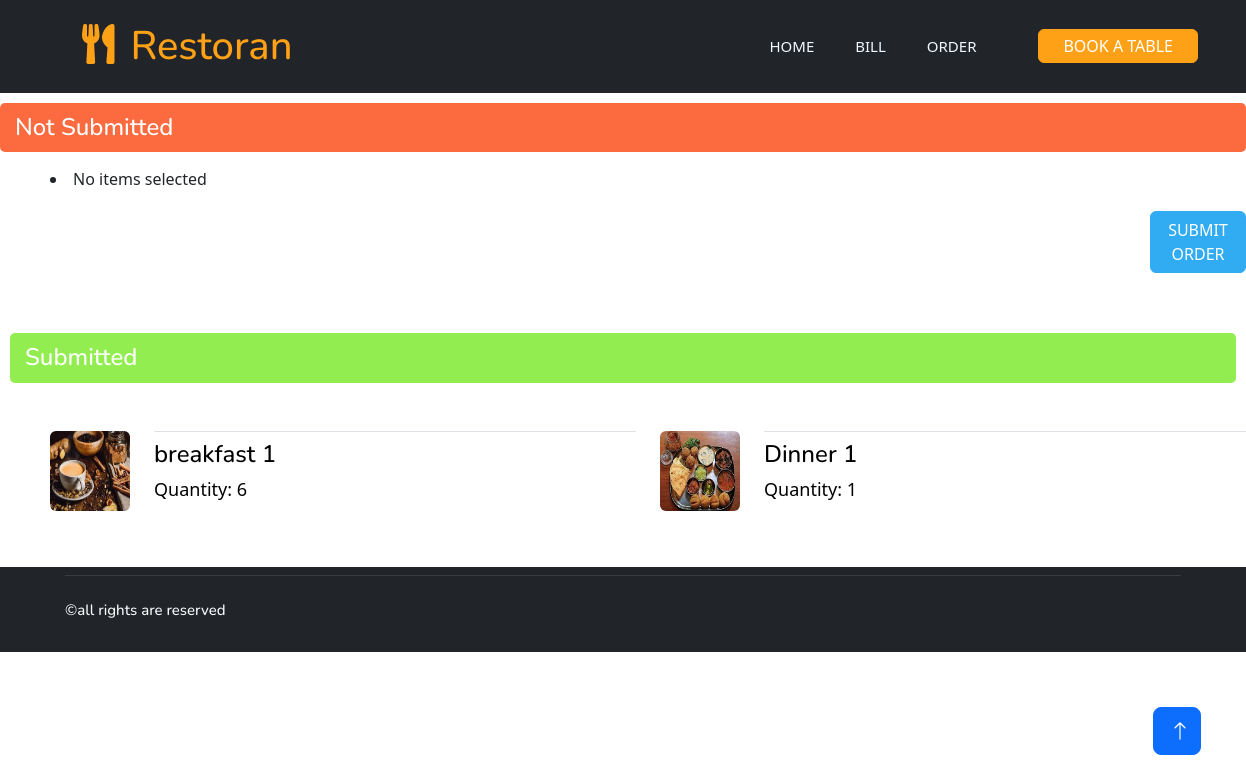
The app's page /table/order/ with its own data.
### table/models.py (models this page shows, shortened)
class SubmittedItem(models.Model):
    food_item = models.ForeignKey(FoodItem, on_delete=models.CASCADE)
    name = models.CharField(max_length=255)
    price = models.DecimalField(max_digits=10, decimal_places=2)
    image = models.ImageField(upload_to='Submitted/')
    quantity = models.PositiveIntegerField(default=1)
    total_price = models.DecimalField(max_digits=10, decimal_places=2)

### table/views.py (the view)
# urls.py: path('order/', views.order, name='order'),
def order(request):
    not_submitted_items = NotSubmittedItem.objects.all()  # Fetch all the selected items
    submitted_items = SubmittedItem.objects.all()
    return render(request, 'order.html', {'not_submitted_items': not_submitted_items  ,'submitted_items':submitted_items })

### table/templates/order.html (shortened to what this page needs)
{% extends 'table_home.html'%}
{% load static %}
{% block content %}
<h3 style="margin-top: 10px; background-color: #fc6b3f; color: white; padding: 8px 15px; font-size: 24px; margin-bottom: 15px; border-radius: 5px; line-height: 1.4;">Not Submitted</h3>
<div class="tab-content" style="margin-left: 50px;">
    <div class="tab-pane fade show active">
        <div class="row g-4">
            {% for item in not_submitted_items %}
                <div class="col-lg-6">
                    <div class="d-flex align-items-center">
                        <img class="flex-shrink-0 img-fluid rounded" src="{{ item.image }}" alt="{{ item.name }}" style="width: 80px; height: 80px; margin-left:15px;">
                        <div class="w-100 d-flex flex-column text-start ps-4">
                            <h5 class="d-flex justify-content-between border-bottom pb-2">
                                <h5 style="color: #000000;font-size: 24px;">{{ item.name }}</h5>
                            </h5>
                            <p id="quantity-{{ item.id }}" style="color: #000000;font-size: 18px;">Quantity: {{ item.quantity }}</p>
                        </div>
                        <script>
                            document.addEventListener("DOMContentLoaded", function() {
                                // Get all buttons with class 'decrease-btn'
                                const decreaseButtons = document.querySelectorAll('.decrease-btn');
                                decreaseButtons.forEach(button => {
                                    button.addEventListener('click', function() {
                                        const itemId = this.getAttribute('data-id');  // Get the item ID from data-id attribute
                                        // Send AJAX request to decrease quantity
                                        fetch(`/table/decrease/${itemId}/`, {
                                            method: 'POST',
                                            headers: {
                                                'Content-Type': 'application/json',
                                                'X-CSRFToken': '{{ csrf_token }}'  // Include CSRF token for security
                                            },
                                            body: JSON.stringify({
                                                item_id: itemId
                                            })
                                        })
                                        .then(response => response.json())
                                        .then(data => {
                                            if (data.success) {
                                                // Update the quantity displayed in the UI
                                                const quantityElement = document.querySelector(`#quantity-${itemId}`);
                                                quantityElement.textContent = `Quantity: ${data.new_quantity}`;
                                                // If the quantity becomes 0, you can remove the item from the UI
                                                if (data.new_quantity === 0) {
                                                    document.querySelector(`#item-${itemId}`).remove();
                                                }
                                            } else {
                                                console.error("Failed to decrease quantity");
                                            }
                                        })
                                        .catch(error => console.error('Error:', error));
                                    });
                                });
                            });
                        </script>
                        <form action="{% url 'cancel_item' item.id %}" method="POST" style="margin-left: 5px;">
                            {% csrf_token %}
                            <button type="submit" class="btn" style="background-color: #FEA116; color: white; border-color: #FEA116;">Cancel</button>
                            <button type="button" class="btn decrease-btn" data-id="{{ item.id }}" style="background-color: #FEA116; color: white; border-color: #FEA116; margin-top:5px;">
                                -1
                           </button>
                        </form>
                    </div>
                </div>
            {% empty %}
                <li>No items selected</li>
            {% endfor %}
        </div>
    </div>
</div>
 <form action="{% url 'submit_order' %}" method="POST">
    <button type="submit" class="btn btn-success" style="margin-top: 20px; margin-left:1150px; margin-bottom:50px; border-color: #31abf2; background-color: #31abf2;">Submit Order</button>
</form>
 <h3 style="margin-top: 10px; background-color: #92ee50; color: white; padding: 8px 15px; font-size: 24px; margin-bottom: 15px; border-radius: 5px; line-height: 1.4;margin-right:10px; margin-left:10px;margin-bottom:40px">
    Submitted
</h3>
<div class="tab-content" style="margin-left: 50px;">
    <div class="tab-pane fade show active">
        <div class="row g-4">
            {% for item in submitted_items %}
                <div class="col-lg-6">
                    <div class="d-flex align-items-center">
                        <img class="flex-shrink-0 img-fluid rounded" src="{{ item.image }}" alt="{{ item.name }}" style="width: 80px; height: 80px;">
                        <div class="w-100 d-flex flex-column text-start ps-4">
                            <h5 class="d-flex justify-content-between border-bottom pb-2">
                                <h5 style="color: #000000;font-size: 24px;">{{ item.name }}</h5>
                            </h5>
                            <p style="color: #000000;font-size: 18px;">Quantity: {{ item.quantity }}</p>
                        </div>
                    </div>
                </div>
            {% empty %}
                <li>No items selected</li>
            {% endfor %}
        </div>
    </div>
</div>
{% endblock content %}

### templates/table_home.html (shortened to what this page needs)
{% load static %}
<!DOCTYPE html>
<html lang="en">
<head>
    <link href="https://cdnjs.cloudflare.com/ajax/libs/font-awesome/5.10.0/css/all.min.css" rel="stylesheet">
    <link href="https://cdn.jsdelivr.net/npm/bootstrap-icons@1.4.1/font/bootstrap-icons.css" rel="stylesheet">
    <link href="{% static 'lib/animate/animate.min.css' %}" rel="stylesheet">
    <link href="{% static 'lib/owlcarousel/assets/owl.carousel.min.css' %}" rel="stylesheet">
    <link href="{% static 'lib/tempusdominus/css/tempusdominus-bootstrap-4.min.css' %}" rel="stylesheet" />
    <link href="{% static 'css/bootstrap.min.css' %}" rel="stylesheet">
    <link href="{% static 'css/style.css' %}" rel="stylesheet">
<link href="https://cdn.jsdelivr.net/npm/bootstrap@5.3.0-alpha1/dist/css/bootstrap.min.css" rel="stylesheet">
</head>
<body>
    <div class="container-xxl bg-white p-0" >
 <div class="container-xxl position-relative p-0">
    <nav class="navbar navbar-expand-lg navbar-dark bg-dark px-2 px-lg-5 py-3 py-lg-0">
        <a href="" class="navbar-brand p-0" style="margin-bottom: 0px; padding-bottom: 0;">
            <h1 class="text-primary m-1" style="color: #FEA116 !important; text-decoration: none !important;">
                <i class="fa fa-utensils me-3" style="margin-left: 30px; margin-top: 0px; color: #FEA116 !important;"></i>Restoran
            </h1>
        </a>
        <div class="collapse navbar-collapse" id="navbarCollapse" style="margin-bottom: 0; padding-bottom: 0; margin-top: 0px;">
            <div class="navbar-nav ms-auto py-0 pe-4" style="padding-bottom: 18px; margin-top: 0px;">
                <a href="{% url 'table_home' %}" class="nav-item nav-link {% if request.path == '/' %}active{% endif %}">Home</a>
                <a href="{% url 'bill' %}" class="nav-item nav-link {% if request.path == '/bill/' %}active{% endif %}">Bill</a>
                <a href="{% url 'order' %}" class="nav-item nav-link {% if request.path == '/order/' %}active{% endif %}">Order</a>
            </div>
            <a href="" class="btn btn-primary py-1 px-4" style="margin-left: 30px; margin-top: 0px; background-color: #FEA116; border-color: #FEA116;">Book A Table</a>
        </div>
    </nav>
</div>
{% block content %}{% endblock %}
        {% block footer %}
        <div class="container-fluid bg-dark text-light footer pt-2 mt-5 wow fadeIn" data-wow-delay="0.1s">
            <div class="container">
                <div class="copyright">
                    <div class="row">
                        <h3 style="font-color: #ffffff ; font-size: 15px; "> &copy;all rights are reserved </h3>
                    </div>
                </div>
            </div>
        </div>
        {% endblock footer %}
        <a href="#" class="btn btn-lg btn-primary btn-lg-square back-to-top"><i class="bi bi-arrow-up"></i></a>
    </div>
<link href="https://cdn.jsdelivr.net/npm/bootstrap@5.3.0-alpha1/dist/css/bootstrap.min.css" rel="stylesheet">
</body>
</html>

### static/css/style.css (style rules this page uses)
:root { --primary: #FEA116; --light: #F1F8FF; --dark: #0F172B; }
.back-to-top { position: fixed; display: none; right: 45px; bottom: 45px; z-index: 99; }
.btn { font-family: 'Nunito', sans-serif; font-weight: 500; text-transform: uppercase; transition: .5s; }
.btn.btn-primary, .btn.btn-secondary { color: #FFFFFF; }
.btn-lg-square { width: 48px; height: 48px; }
.btn-square, .btn-sm-square, .btn-lg-square { padding: 0; display: flex; align-items: center; justify-content: center; font-weight: normal; border-radius: 2px; }
.navbar-dark { position: fixed; width: 100%; top: 0; left: 0; z-index: 999; background: var(--dark) !important; transition: none; }
.navbar-dark .navbar-nav .nav-link { position: relative; margin-left: 25px; padding: 35px 0; font-size: 15px; color: var(--light) !important; text-transform: uppercase; font-weight: 500; outline: none; transition: .5s; }
@media (min-width: 992px) { .navbar-dark { position: fixed; width: 100%; top: 0; left: 0; z-index: 999; background: var(--dark) !important; } }
.footer .copyright { padding: 25px 0; font-size: 15px; border-top: 1px solid rgba(256, 256, 256, .1); }

### records on screen
SubmittedItem: image (picture), name "breakfast 1", quantity "6"
SubmittedItem: image (picture), name "Dinner 1", quantity "1"
